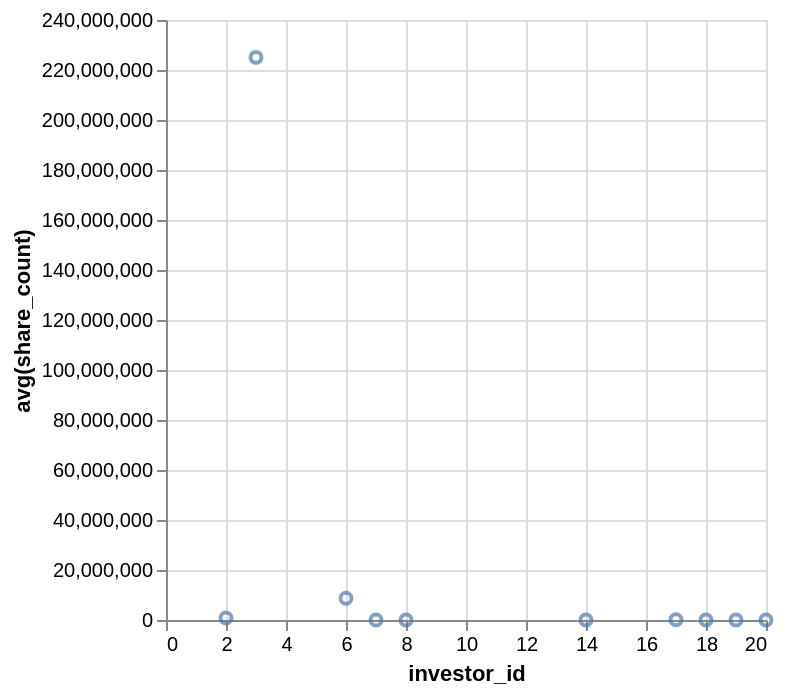

Describe this chart as a Vega-Lite specification.
### Vega-Lite specification from a JSON file in a GitHub repository (floating-point values rounded to 4 significant figures)
{"data": {"values": [{"x_data": 20, "y_data": 0}, {"x_data": 18, "y_data": 298}, {"x_data": 8, "y_data": 930}, {"x_data": 7, "y_data": 1522}, {"x_data": 14, "y_data": 8040}, {"x_data": 19, "y_data": 47971}, {"x_data": 17, "y_data": 96178}, {"x_data": 2, "y_data": 831668}, {"x_data": 6, "y_data": 8718572}, {"x_data": 3, "y_data": 225100000.0}]}, "mark": "point", "encoding": {"x": {"field": "x_data", "type": "quantitative", "title": "investor_id"}, "y": {"field": "y_data", "type": "quantitative", "title": "avg(share_count)"}}}
